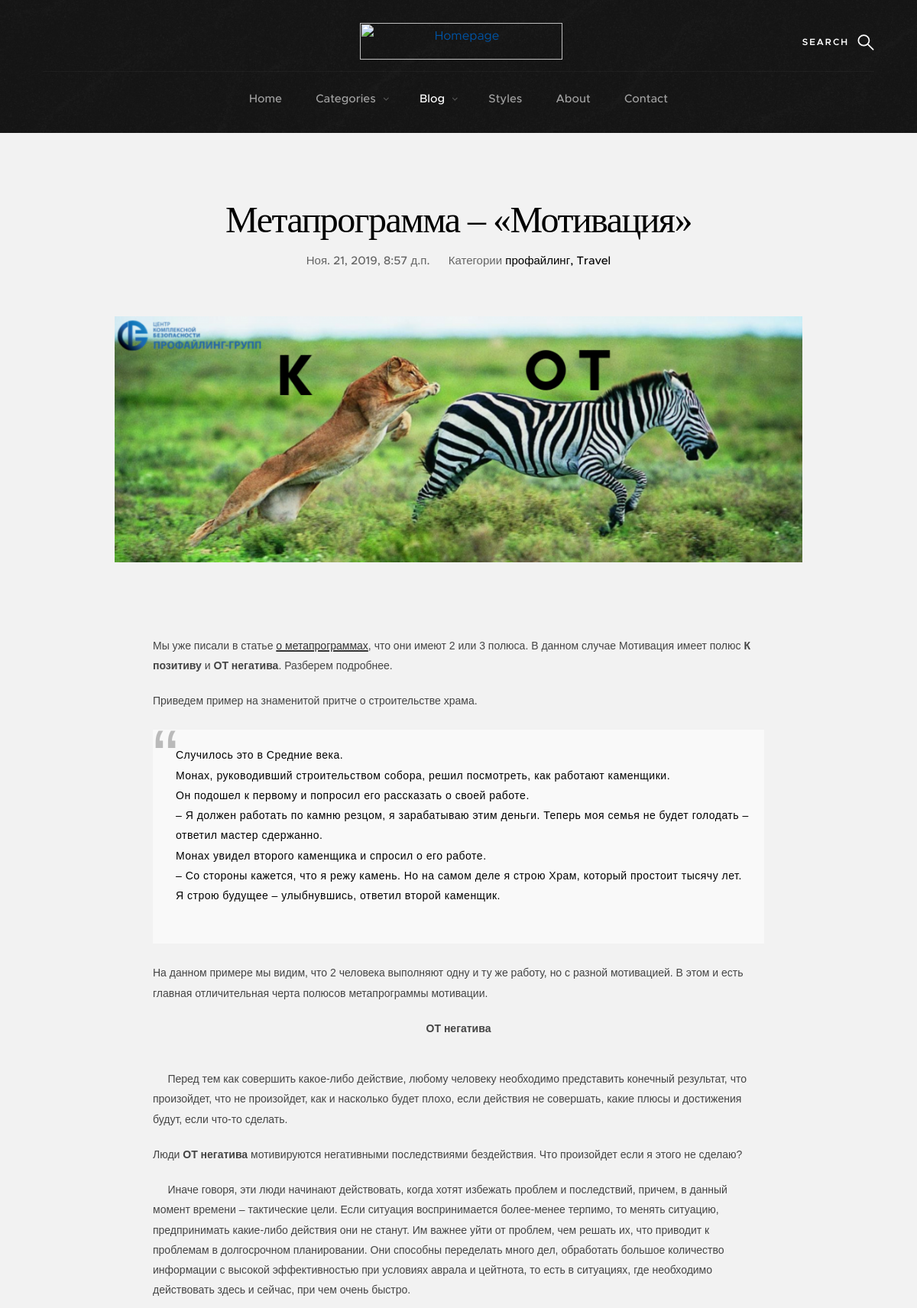
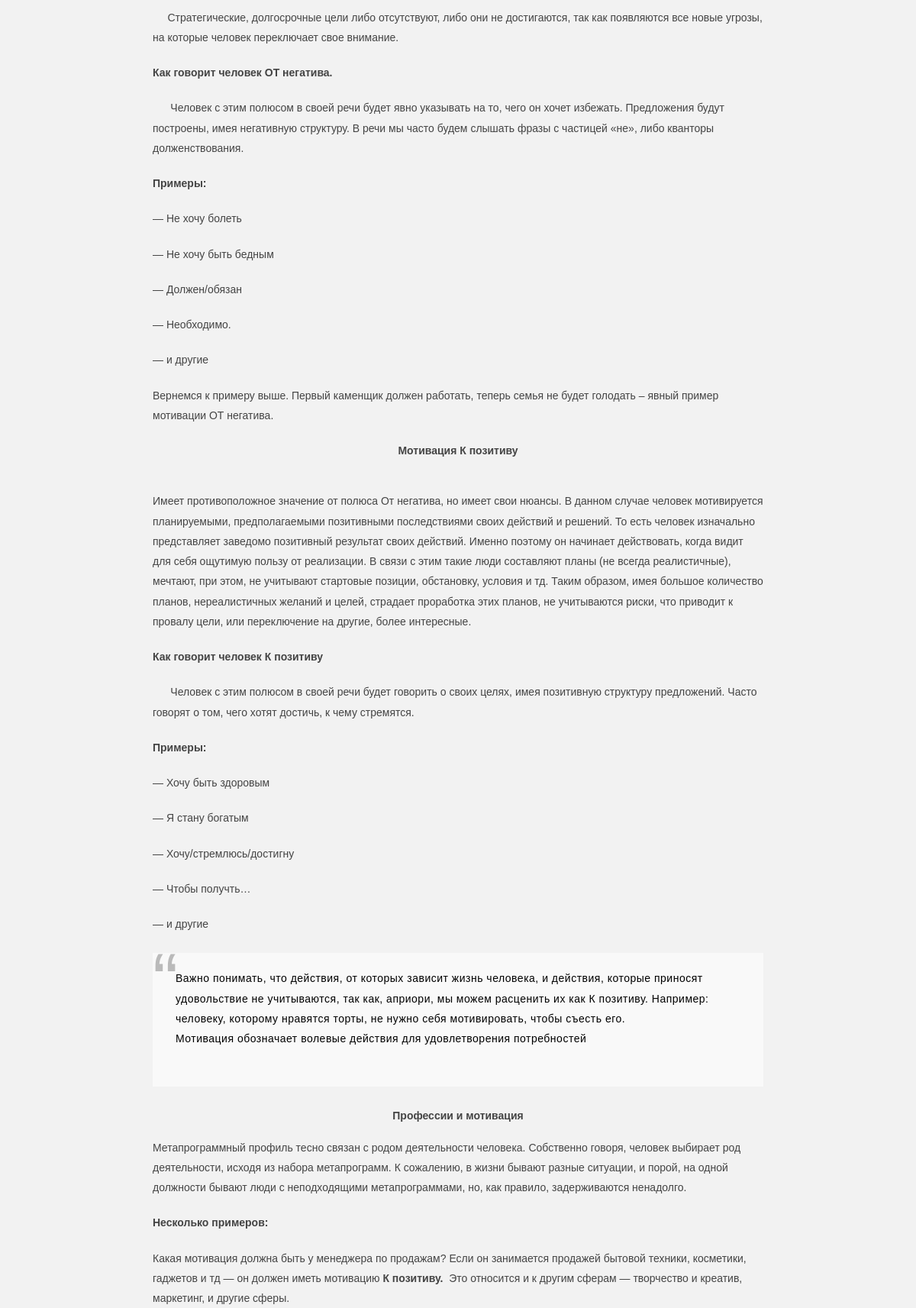
The app's page /blog/2019/11/21/metaprogramma-motivaciya/ (upper part) with its own data (2 pictures, top to bottom).
### Blog/models.py (models this page shows, shortened)
class Post (models.Model):
    STATUS_CHOICES = (('draft', 'Draft'), ('published', 'Published'))
    title = models.CharField(max_length=250, verbose_name='Название')
    category = models.ForeignKey(Category, verbose_name='Категория', on_delete=models.SET_NULL, null=True)
    slug = models.SlugField(max_length=250, unique_for_date='published')
    author = models.ForeignKey(User, on_delete=models.CASCADE, related_name='blog_posts')
    image = models.ImageField(upload_to= generate_filename, verbose_name='Изображение')
    body = models.TextField(verbose_name='Содержание')
    published = models.DateTimeField(default=timezone.now)
    created = models.DateTimeField(auto_now_add=True)
    update = models.DateTimeField(auto_now=True)
    likes = models.PositiveIntegerField(default=0, verbose_name='Лайки')
    dislikes = models.PositiveIntegerField(default=0, verbose_name='Дизлайки')
    status = models.CharField(max_length=10, choices=STATUS_CHOICES, default='draft')
    class Meta:
        ordering = ('-published',)

class Category(models.Model):
    title = models.CharField('Название', max_length=50)
    class Meta:
        verbose_name = 'Категория'
        verbose_name_plural = 'Категории'
    def __str__(self):
        return self.title

### Blog/views.py (the view)
# urls.py: path('<int:year>/<int:month>/<int:day>/<slug:post>/', views.post_detail, name='post_detail'),
def post_detail(request, year,month,day,post):
    post=get_object_or_404(
        Post, slug=post,
        status='published',
        published__year=year,
        published__month=month,
        published__day=day,
    )
    return render(request, 'Blog/post/single-standard.html', {'post': post})

### templates/Blog/post/single-standard.html (shortened to what this page needs)
{% load static %}
<head>
    <link rel="stylesheet" href="{% static 'css/base.css'%}">
    <link rel="stylesheet" href="{% static 'css/vendor.css'%}">
    <link rel="stylesheet" href="{% static 'css/main.css'%}">
</head>
<body id="top">
    <div class="s-pageheader">
        <header class="header">
            <div class="header__content row">
                <div class="header__logo">
                    <a class="logo" href="{% url 'blog:post_list' %}">
                        <img src="/media/qwer.png" alt="Homepage">
                    </a>
                </div>
                <ul class="header__social">
                    <li>
                        <a href="#0"><i class="fa fa-facebook" aria-hidden="true"></i></a>
                    </li>
                    <li>
                        <a href="#0"><i class="fa fa-twitter" aria-hidden="true"></i></a>
                    </li>
                    <li>
                        <a href="#0"><i class="fa fa-instagram" aria-hidden="true"></i></a>
                    </li>
                    <li>
                        <a href="#0"><i class="fa fa-pinterest" aria-hidden="true"></i></a>
                    </li>
                </ul>
                <a class="header__search-trigger" href="#0"></a>
                <nav class="header__nav-wrap">
                    <ul class="header__nav">
                        <li><a href="index.html" title="">Home</a></li>
                        <li class="has-children">
                            <a href="#0" title="">Categories</a>
                        </li>
                        <li class="has-children current">
                            <a href="#0" title="">Blog</a>
                        </li>
                        <li><a href="style-guide.html" title="">Styles</a></li>
                        <li><a href="about.html" title="">About</a></li>
                        <li><a href="contact.html" title="">Contact</a></li>
                    </ul>
                </nav>
            </div>
        </header>
    </div>
    <section class="s-content s-content--narrow s-content--no-padding-bottom">
        <article class="row format-standard">
            <div class="s-content__header col-full">
                <h1 class="s-content__header-title">
                    {{ post.title }}
                </h1>
                <ul class="s-content__header-meta">
                    <li class="date">{{ post.published }}</li>
                    <li class="cat">
                        Категории
                        <a href="#0">{{post.category}}</a>
                        <a href="#0">Travel</a>
                    </li>
                </ul>
            </div>
            <div class="s-content__media col-full">
                <div class="s-content__post-thumb">
                    <img src="{{post.image.url}}" >
                </div>
            </div>
            <div class="col-full s-content__main">
                <p class="lead">{{ post.body|safe }}</p>
            </div>
        </article>
    </section>
</body>
</html>

### static/css/base.css (style rules this page uses)
body { margin: 0; }
article, aside, footer, header, nav, section { display: block; }
h1 { font-size: 2em; margin: 0.67em 0; }
a { background-color: transparent; -webkit-text-decoration-skip: objects; }
img { border-style: none; }
*, *::before, *::after { box-sizing: inherit; }
body { font-weight: normal; line-height: 1; word-wrap: break-word; text-rendering: optimizeLegibility; -webkit-overflow-scrolling: touch; -webkit-text-size-adjust: none; }
body, input, button { -moz-osx-font-smoothing: grayscale; -webkit-font-smoothing: antialiased; }
img, video { max-width: 100%; height: auto; }
div, dl, dt, dd, ul, ol, li, h1, h2, h3, h4, h5, h6, pre, form, p, blockquote, th, td { margin: 0; padding: 0; }
h1, h2, h3, h4, h5, h6 { -webkit-font-smoothing: auto; -webkit-font-smoothing: antialiased; -webkit-font-variant-ligatures: common-ligatures; -moz-font-variant-ligatures: common-ligatures; font-variant-ligatures: common-ligatures; text-rendering: optimizeLegibility; }
em, i { font-style: italic; line-height: inherit; }
ol, ul { list-style: none; }
li { display: block; }
a { text-decoration: none; line-height: inherit; }
a img { border: none; }
.row { width: 94%; max-width: 1200px; margin: 0 auto; }
.row:after { content: ""; display: table; clear: both; }
[class*="col-"] { float: left; padding: 0 20px; }
.col-twelve, .col-full { width: 100%; }
@media only screen and (max-width: 1200px) { [class*="col-"] { padding: 0 15px; } }
[class*="block-"]:after { content: ""; display: table; clear: both; }

### records on screen
Post: title "Метапрограмма – «Мотивация»", published "Ноя. 21, 2019, 8:57 д.п.", category "профайлинг", image (picture), body "Мы уже писали в статье о метапрограммах , что они имеют 2 или 3 полюса. В данном случае Мотивация имеет полюс К позитиву и ОТ негатива . Разберем подробнее. Приведем пример на знаменитой притче о строительстве храма. Случилось это в Средние века. Монах, руководивший строительством собора, решил посмотреть, как работают каменщики. Он подошел к первому и попросил его рассказать о своей работе. – Я должен работать по камню резцом, я зарабатываю этим деньги. Теперь моя семья не будет голодать – ответил мастер сдержанно. Монах увидел второго каменщика и спросил о его работе. – Со стороны кажется, что я режу камень. Но на самом деле я строю Храм, который простоит тысячу лет. Я строю будущее –…"
